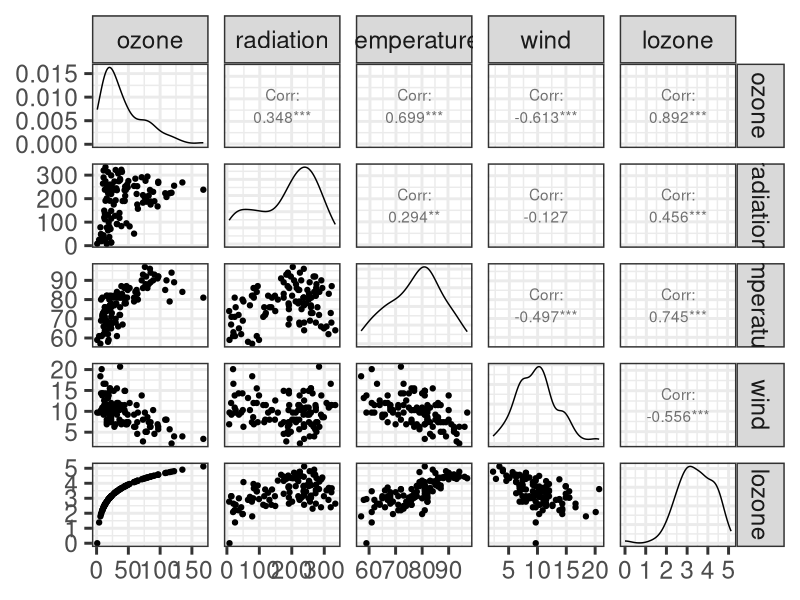
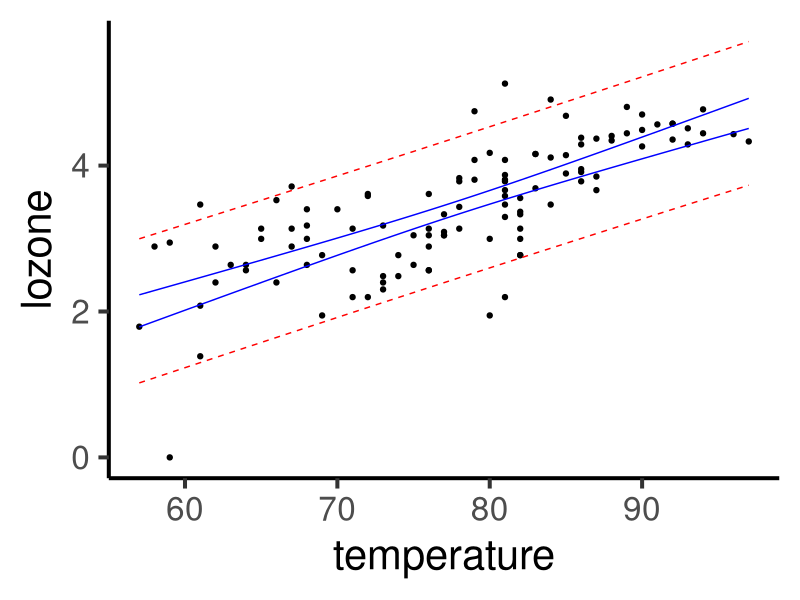
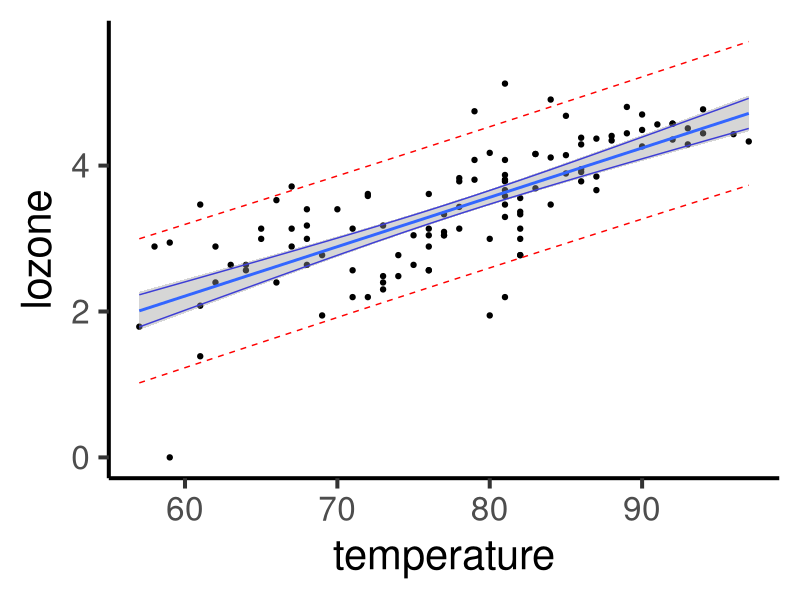
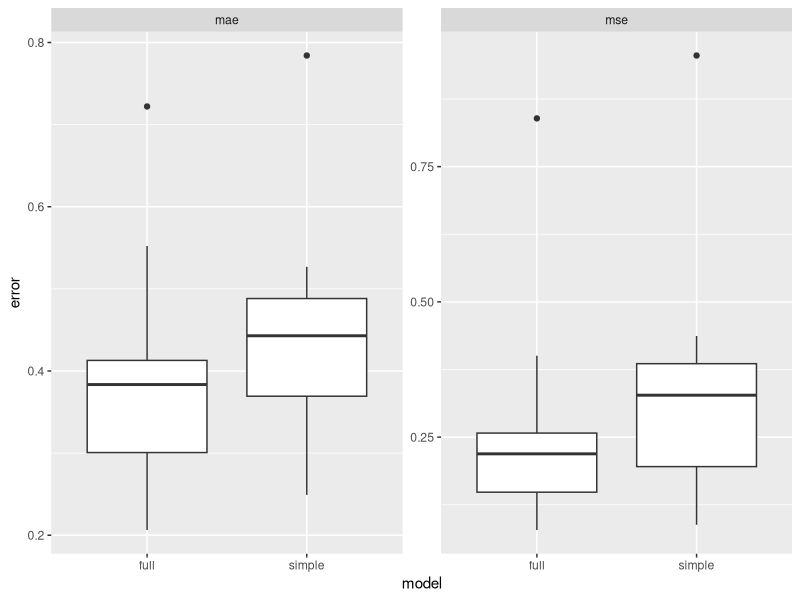
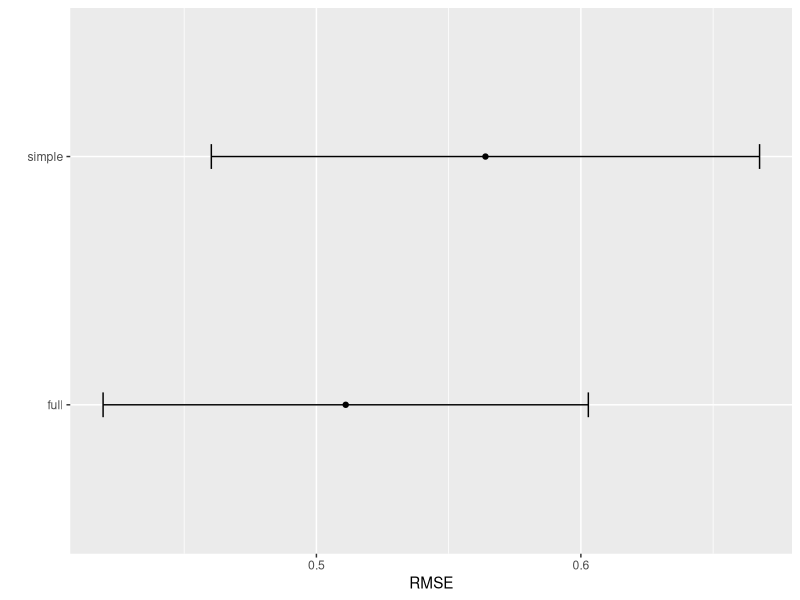
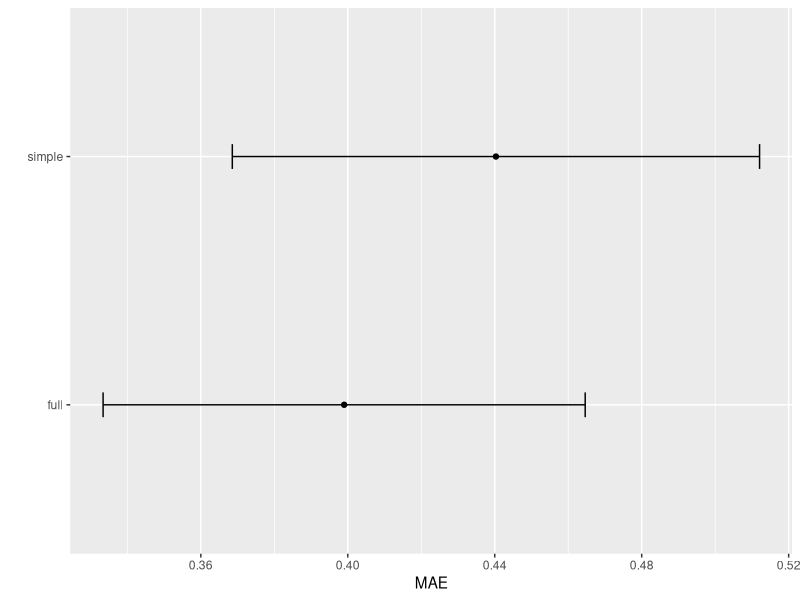

Write the R code that produced these figures, in order.
## ---- chunk 1
library(tidyverse)
data(environmental, package = "lattice")
environmental = environmental %>% 
  mutate(lozone = log(ozone))
lm3 = lm(lozone ~ radiation + temperature + wind, environmental)
lm3
## ---- chunk 2
library(GGally)
GGally::ggpairs(environmental) + theme_bw(base_size = 22)
## ---- chunk 3
new_obs = data.frame(radiation = c(200,210), temperature = c(90,80), wind = c(15,10))
## ---- chunk 4
predict(lm3, newdata = new_obs, interval = "prediction", level = 0.90)
predict(lm3, new_obs, interval = "confidence", level = 0.90)
## ---- chunk 5
predict(lm3, new_obs, interval = "prediction",
        level = 0.90, se.fit = TRUE)
predict(lm3, new_obs, interval = "confidence",
        level = 0.90)
## ---- chunk 6
qt(0.95, 107)
## ---- chunk 7
lm2 = lm(lozone ~ temperature, data = environmental)
new_temp = data.frame(temperature = seq(from = min(environmental$temperature),
                                        to = max(environmental$temperature),
                                        by = 0.1))
pi = predict(lm2, new_temp, interval = "prediction", level = 0.90)
ci = predict(lm2, new_temp, interval = "confidence", level = 0.90)
interval_df = data.frame(
  pi_upper = pi[,"upr"],
  pi_lower = pi[,"lwr"],
  ci_upper = ci[,"upr"],
  ci_lower = ci[,"lwr"],
  temperature = new_temp$temperature
)
## ---- chunk 8
ggplot(environmental, aes(x = temperature, y = lozone)) + 
  geom_point() + theme_classic(base_size = 30) + 
  geom_line(data = interval_df, aes(y=pi_lower), color = "red", linetype = 2) +
  geom_line(data = interval_df, aes(y=pi_upper), color = "red", linetype = 2) +
  geom_line(data = interval_df, aes(y=ci_lower), color = "blue", linetype = 1) +
  geom_line(data = interval_df, aes(y=ci_upper), color = "blue", linetype = 1)
## ---- chunk 9
ggplot(environmental, aes(x = temperature, y = lozone)) + 
  geom_point() + theme_classic(base_size = 30) + 
  geom_line(data = interval_df, aes(y=pi_lower), color = "red", linetype = 2) +
  geom_line(data = interval_df, aes(y=pi_upper), color = "red", linetype = 2) +
  geom_line(data = interval_df, aes(y=ci_lower), color = "blue", linetype = 1) +
  geom_line(data = interval_df, aes(y=ci_upper), color = "blue", linetype = 1) + 
  geom_smooth(method = "lm", se = TRUE) #<<
## ---- chunk 10
summary(lm2)$r.squared # lozone ~ temperature
summary(lm3)$r.squared # lozone ~ radiation + temperature + wind
## ---- chunk 11
n = nrow(environmental)
n
n_train = floor(0.8*n)
n_test = n - n_train
grp_labs = rep(c("Train","Test"), times = c(n_train, n_test)) 
table(grp_labs)
environmental$grp = sample(grp_labs)
head(environmental)
train_dat = environmental %>% filter(grp == "Train")
lm_simple_train = lm(lozone ~ temperature, data = train_dat)
lm_full_train = lm(lozone ~ radiation + temperature + wind, data = train_dat)
test_dat = environmental %>% filter(grp == "Test")
simple_pred = predict(lm_simple_train, newdata = test_dat)
full_pred = predict(lm_full_train, newdata = test_dat)
## ---- chunk 12
simple_mse = mean((test_dat$lozone - simple_pred)^2)
sqrt(simple_mse)
full_mse = mean((test_dat$lozone - full_pred)^2)
sqrt(full_mse)
## ---- chunk 13
simple_mae = mean(abs(test_dat$lozone - simple_pred))
simple_mae
full_mae = mean(abs(test_dat$lozone - full_pred))
full_mae
## ---- chunk 14
set.seed(2)
nrow(environmental)
environmental$grp = NULL # remove the grp variable we added previously
fold_id = c(1, rep(1:10, each = 11))
environmental$fold_id = sample(fold_id, replace = FALSE)
head(environmental)
## ---- chunk 15
k = 10
simple_mse = vector(mode = "numeric", length = k)
full_mse = vector(mode = "numeric", length = k)
simple_mae = vector(mode = "numeric", length = k)
full_mae = vector(mode = "numeric", length = k)

for(i in 1:k) { 
  test_set = environmental[fold_id == i,]
  training_set = environmental[fold_id != i,]
  simple_lm = lm(lozone ~ temperature, data = training_set)
  simple_pred = predict(simple_lm, test_set)
  simple_mse[i] = mean((test_set$lozone - simple_pred)^2)
  simple_mae[i] = mean(abs(test_set$lozone - simple_pred))
  full_lm = lm(lozone ~ radiation + temperature + wind, data = training_set)
  full_pred = predict(full_lm, test_set)
  full_mse[i] = mean((test_set$lozone - full_pred)^2)
  full_mae[i] = mean(abs(test_set$lozone - full_pred))
}
## ---- chunk 16
cv_res = tibble(simple_mse, full_mse, 
                simple_mae, full_mae)
cv_res
## ---- chunk 17
c(sqrt(mean(simple_mse)),
  sqrt(mean(full_mse))) %>% round(2)
## ---- chunk 18
c(mean(simple_mae),
  mean(full_mae)) %>% round(2)
## ---- chunk 19
cv_res %>% gather(key = "metric", value = "error") %>% 
  separate(col = metric, into = c("model","metric")) %>% 
  ggplot(aes(x = model, y = error)) + facet_wrap(~metric, scales = "free_y") + 
  geom_boxplot()
## ---- chunk 20
library(caret)

cv_settings = trainControl(
    method = "cv", number = 10,
    verboseIter = FALSE
  )

cv_full = train(
  lozone ~ radiation + temperature + wind, environmental,
  method = "lm",
  trControl =  cv_settings
)
cv_full
## ---- chunk 21
cv_simple = train(
  lozone ~ temperature, 
  environmental,
  method = "lm",
  trControl = cv_settings
)
cv_simple
## ---- chunk 22
results = resamples(list(full = cv_full,
                         simple = cv_simple))
ggplot(results, metric = "RMSE") + labs(y = "RMSE")
ggplot(results, metric = "MAE") + labs(y = "MAE")
